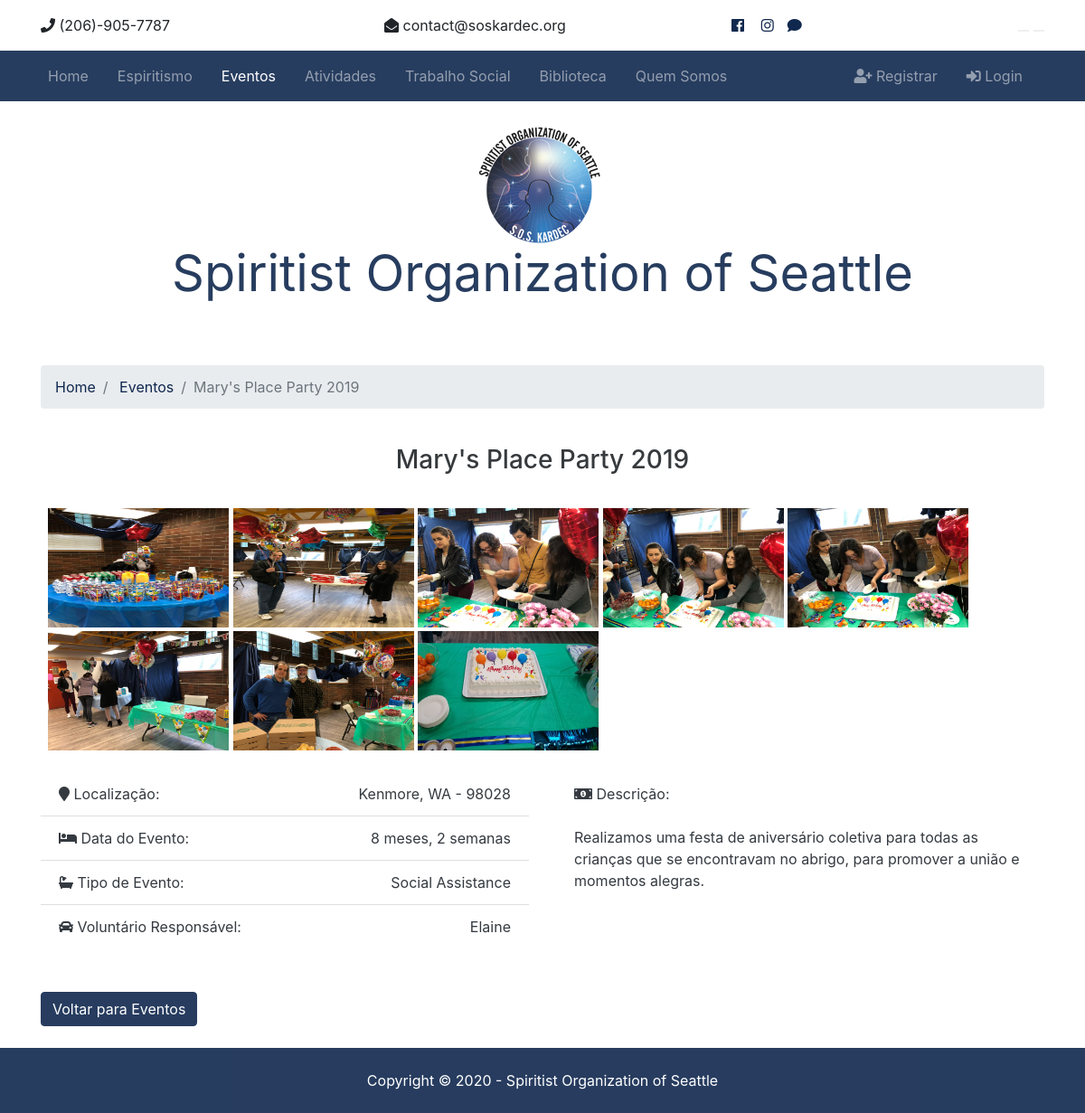
Screenshot of /eventos/7 with the database file from the repository.
### eventos/models.py (models this page shows, shortened)
class Evento(models.Model):
    volunteer = models.ForeignKey(Voluntario, on_delete=models.DO_NOTHING)
    title = models.CharField(max_length=200)
    address = models.CharField(max_length=300)
    city = models.CharField(max_length=100)
    state = models.CharField(max_length=100)
    zipcode = models.CharField(max_length=20)
    description = models.TextField(blank=True)
    event_type = models.CharField(max_length=200)
    event_date = models.DateTimeField(default=datetime.now, blank=True)
    is_published = models.BooleanField(default=True)
    photo_main = models.ImageField(upload_to='photos/%Y%m%d/')
    photo_1 = models.ImageField(upload_to='photos/%Y/%m/%d/', blank=True)
    photo_2 = models.ImageField(upload_to='photos/%Y/%m/%d/', blank=True)
    photo_3 = models.ImageField(upload_to='photos/%Y/%m/%d/', blank=True)
    photo_4 = models.ImageField(upload_to='photos/%Y/%m/%d/', blank=True)
    photo_5 = models.ImageField(upload_to='photos/%Y/%m/%d/', blank=True)
    photo_6 = models.ImageField(upload_to='photos/%Y/%m/%d/', blank=True)
    photo_7 = models.ImageField(upload_to='photos/%Y/%m/%d/', blank=True)
    photo_8 = models.ImageField(upload_to='photos/%Y/%m/%d/', blank=True)
    photo_9 = models.ImageField(upload_to='photos/%Y/%m/%d/', blank=True)
    photo_10 = models.ImageField(upload_to='photos/%Y/%m/%d/', blank=True)

### voluntarios/models.py (models this page shows)
class Voluntario(models.Model):
    name = models.CharField(max_length=200)
    photo = models.ImageField(upload_to='photos/%Y/%m/%d/', blank=True)
    description = models.TextField(blank=True)
    phone = models.CharField(max_length=20)
    email = models.CharField(max_length=50)
    join_date = models.DateTimeField(default=datetime.now)
    def __str__(self):
        return self.name

### eventos/views.py (the view)
# urls.py: path('<int:evento_id>', views.evento, name='evento'), # /eventos/id (23)
def evento(request, evento_id):
    evento = get_object_or_404(Evento, pk=evento_id)
    context = {
        'evento': evento
    }
    return render(request, 'eventos/evento.html', context)

### templates/eventos/evento.html (shortened to what this page needs)
{% extends 'base.html' %}
{% load static %}
{% load i18n %}
{% load humanize %}
{% block content %}
  <section id="showcase-inner" class="py-4 text-primary">
    <div class="row text-center">
      <div class="container">
        <div class="col-md-12">
            <img src="{% static 'img/sos_logo.png' %}" class="main-logo">
            <h1 class="display-4">Spiritist Organization of Seattle</h1>
          </div>
      </div>
      </div>
  </section>
  <section id="bc" class="mt-3">
    <div class="container">
      <nav>
        <ol class="breadcrumb">
          <li class="breadcrumb-item">
            <a href="{% url 'index' %}">Home</a>
          </li>
          <li class="breadcrumb-item">
            <a href="{% url 'eventos' %}"> {% trans "Eventos" %} </a>
          </li>
          <li class="breadcrumb-item active">{{ evento.title }}</li>
        </ol>
      </nav>
    </div>
  </section>
  <section id="listing" class="py-4">
    <div class="container">
      <div class="text-center">
        <h3 class="">{{ evento.title }}</h3><br>
      </div>
      <div class="row-grid">
        <div class="column-img-grid">
          {% if evento.photo_1 %}
            <a href="{{ evento.photo_1.url }}" data-lightbox="home-images">
              <img src="{{ evento.photo_1.url }}" alt="" class="img-rounded" width="200" height="132">
            </a>
          {% endif %}
          {% if evento.photo_2 %}
            <a href="{{ evento.photo_2.url }}" data-lightbox="home-images">
              <img src="{{ evento.photo_2.url }}" alt="" class="img-rounded" width="200" height="132">
            </a>
          {% endif %}
          {% if evento.photo_3 %}
            <a href="{{ evento.photo_3.url }}" data-lightbox="home-images">
              <img src="{{ evento.photo_3.url }}" alt="" class="img-rounded" width="200" height="132">
            </a>
          {% endif %}
          {% if evento.photo_4 %}
            <a href="{{ evento.photo_4.url }}" data-lightbox="home-images">
              <img src="{{ evento.photo_4.url }}" alt="" class="img-rounded" width="200" height="132">
            </a>
          {% endif %}
          {% if evento.photo_5 %}
            <a href="{{ evento.photo_5.url }}" data-lightbox="home-images">
              <img src="{{ evento.photo_5.url }}" alt="" class="img-rounded" width="200" height="132">
            </a>
          {% endif %}
          {% if evento.photo_6 %}
            <a href="{{ evento.photo_6.url }}" data-lightbox="home-images">
              <img src="{{ evento.photo_6.url }}" alt="" class="img-rounded" width="200" height="132">
            </a>
          {% endif %}
          {% if evento.photo_7 %}
            <a href="{{ evento.photo_7.url }}" data-lightbox="home-images">
              <img src="{{ evento.photo_7.url }}" alt="" class="img-rounded" width="200" height="132">
            </a>
          {% endif %}
          {% if evento.photo_9 %}
            <a href="{{ evento.photo_9.url }}" data-lightbox="home-images">
              <img src="{{ evento.photo_9.url }}" alt="" class="img-rounded" width="200" height="132">
            </a>
          {% endif %}
        </div>
      </div>
      <br>
        <div class="row mb-5">
          <div class="col-md-6">
            <ul class="list-group list-group-flush">
              <li class="list-group-item text-dark">
                  <i class="fas fa-map-marker"></i> {% trans "Localização" %}:
                  <span class="float-right">{{ evento.city }}, {{ evento.state }} - {{ evento.zipcode }}</span>
              </li>
              <li class="list-group-item text-dark">
                  <i class="fas fa-bed"></i> {% trans "Data do Evento" %}:
                  <span class="float-right">{{ evento.event_date | timesince }}</span>
              </li>
              <li class="list-group-item text-dark">
                <i class="fas fa-bath"></i> {% trans "Tipo de Evento" %}:
                <span class="float-right">{{ evento.event_type }}</span>
              </li>
              <li class="list-group-item text-dark">
                <i class="fas fa-car"></i> {% trans "Voluntário Responsável" %}:
                <span class="float-right">{{ evento.volunteer }}</span>
              </li>
            </ul>
          </div>
          <div class="col-md-6">
            <ul class="list-group list-group-flush">
              <li class="list-group-item text-dark">
                <i class="fas fa-money-bill-alt"></i> {% trans "Descrição" %}:<br><br>
                <span class="float-right">{{ evento.description }}</span>
              </li>
            </ul>
          </div>
        </div>
      <a href="{% url 'eventos' %}" class="btn btn-primary"> {% trans "Voltar para Eventos" %} </a>
      </div>
  </section>
{% endblock %}

### soskardec/static/css/all.css (style rules this page uses)
.fa, .fas, .far, .fal, .fab { -moz-osx-font-smoothing: grayscale; -webkit-font-smoothing: antialiased; display: inline-block; font-style: normal; font-variant: normal; text-rendering: auto; line-height: 1; }
.fa-bath:before { content: "\f2cd"; }
.fa-bed:before { content: "\f236"; }
.fa-car:before { content: "\f1b9"; }
.fa-map-marker:before { content: "\f041"; }
.fa-money-bill-alt:before { content: "\f3d1"; }
.fa, .fas { font-family: 'Font Awesome 5 Free'; font-weight: 900; }

### soskardec/static/css/style.css (style rules this page uses)
.row-grid { display: flex; flex-wrap: wrap; padding: 0 4px; }
.column-img-grid { flex: 50%; padding: 0 4px; }
.column-img-grid img { margin-top: 4px; vertical-align: middle; }
#showcase-inner { position: relative; overflow: hidden; min-height: 200px; }
#showcase-inner::before { content: ''; position: absolute; top: 0; left: 0; min-height: 100%; width: 100%; background: url(../img/bluesky_img_1.jpg) no-repeat top center fixed; background-size: cover; }

### rows the page displays
Evento: title "Mary's Place Party 2019", photo_1 (picture), photo_2 (picture), photo_3 (picture), photo_4 (picture), photo_5 (picture), photo_6 (picture), photo_7 (picture), photo_9 (picture), city "Kenmore", state "WA", zipcode "98028", event_date "8 meses, 2 semanas", event_type "Social Assistance", volunteer "Elaine", description "Realizamos uma festa de aniversário coletiva para todas as crianças que se encontravam no abrigo, para promover a união e momentos alegras."
